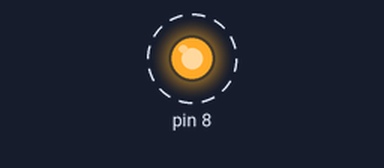
Bench run of a sketch on a simulated Arduino Uno, built with avr-gcc and run on an emulated ATmega328P. On the bench: output pins drawn as LEDs (lit = HIGH). Dashed ring = blinking.

Above: at 0.5 s.
Timing chart, 0 to 4.6 s (numbered marks = the images above):
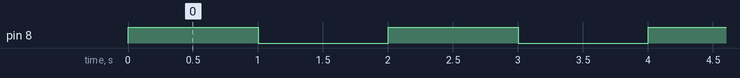

Measured:
- by itself, pin 8: alternates HIGH for 1.0 s and LOW for 1.0 s

The sketch:

led-blink-internal-pullup.ino
```cpp
void setup() {

  pinMode(8, OUTPUT);

  pinMode(2, INPUT_PULLUP);
}

void loop() {

  digitalWrite(8, HIGH);
  delay(1000);

  digitalWrite(8, LOW);
  delay(1000);
}
```
